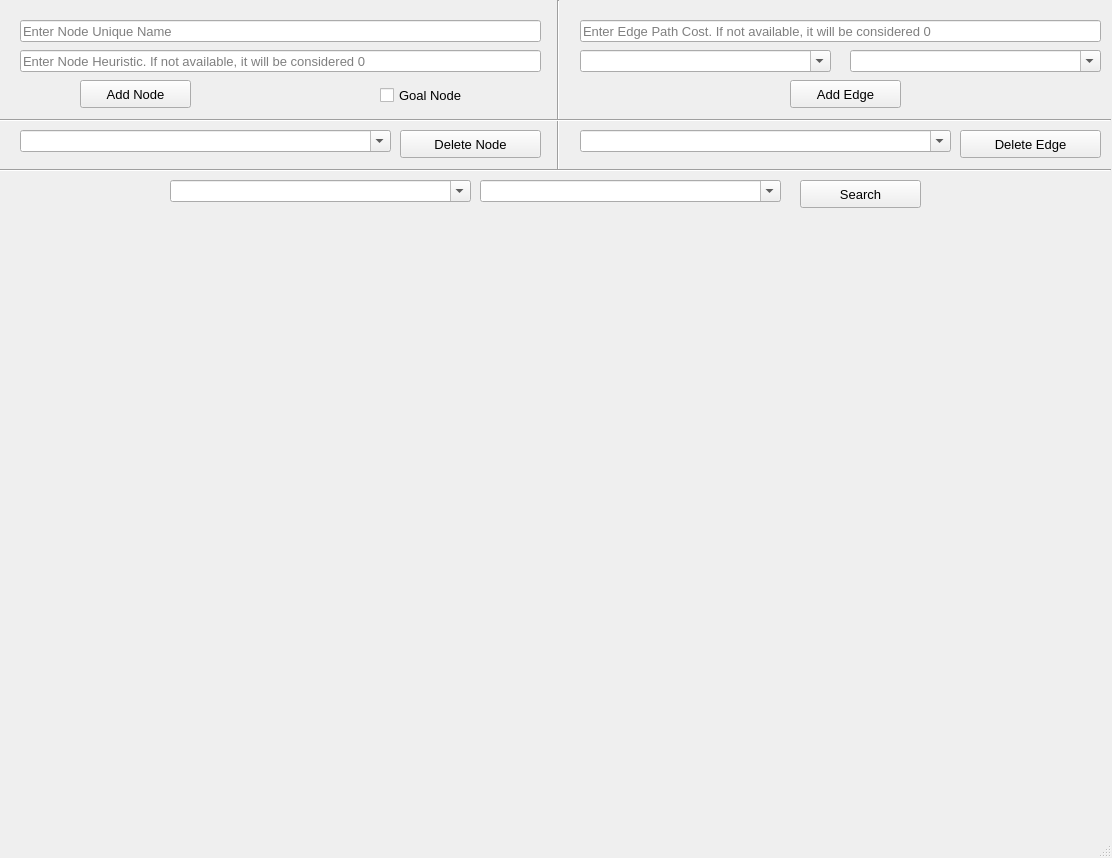
<?xml version="1.0" encoding="UTF-8"?>
<ui version="4.0">
 <class>MainWindow</class>
 <widget class="QMainWindow" name="MainWindow">
  <property name="geometry">
   <rect>
    <x>0</x>
    <y>0</y>
    <width>1112</width>
    <height>858</height>
   </rect>
  </property>
  <property name="sizePolicy">
   <sizepolicy hsizetype="Fixed" vsizetype="Fixed">
    <horstretch>0</horstretch>
    <verstretch>0</verstretch>
   </sizepolicy>
  </property>
  <property name="font">
   <font>
    <pointsize>10</pointsize>
   </font>
  </property>
  <property name="windowTitle">
   <string>Directed Graph</string>
  </property>
  <widget class="QWidget" name="centralwidget">
   <widget class="QLineEdit" name="nodeNameTxt">
    <property name="geometry">
     <rect>
      <x>20</x>
      <y>20</y>
      <width>521</width>
      <height>22</height>
     </rect>
    </property>
    <property name="placeholderText">
     <string>Enter Node Unique Name</string>
    </property>
   </widget>
   <widget class="Line" name="line">
    <property name="geometry">
     <rect>
      <x>550</x>
      <y>0</y>
      <width>16</width>
      <height>171</height>
     </rect>
    </property>
    <property name="orientation">
     <enum>Qt::Vertical</enum>
    </property>
   </widget>
   <widget class="QLineEdit" name="nodeHuerTxt">
    <property name="geometry">
     <rect>
      <x>20</x>
      <y>50</y>
      <width>521</width>
      <height>22</height>
     </rect>
    </property>
    <property name="placeholderText">
     <string>Enter Node Heuristic. If not available, it will be considered 0</string>
    </property>
   </widget>
   <widget class="QLineEdit" name="edPathCTxt">
    <property name="geometry">
     <rect>
      <x>580</x>
      <y>20</y>
      <width>521</width>
      <height>22</height>
     </rect>
    </property>
    <property name="placeholderText">
     <string>Enter Edge Path Cost. If not available, it will be considered 0</string>
    </property>
   </widget>
   <widget class="QComboBox" name="fromEdAddCom">
    <property name="geometry">
     <rect>
      <x>580</x>
      <y>50</y>
      <width>251</width>
      <height>22</height>
     </rect>
    </property>
    <property name="editable">
     <bool>true</bool>
    </property>
    <property name="placeholderText">
     <string>From Node</string>
    </property>
   </widget>
   <widget class="QComboBox" name="toEdAddCom">
    <property name="geometry">
     <rect>
      <x>850</x>
      <y>50</y>
      <width>251</width>
      <height>22</height>
     </rect>
    </property>
    <property name="editable">
     <bool>true</bool>
    </property>
    <property name="placeholderText">
     <string>To Node</string>
    </property>
   </widget>
   <widget class="QPushButton" name="adNodeBtn">
    <property name="geometry">
     <rect>
      <x>80</x>
      <y>80</y>
      <width>111</width>
      <height>28</height>
     </rect>
    </property>
    <property name="text">
     <string>Add Node</string>
    </property>
   </widget>
   <widget class="QPushButton" name="adEdgeBtn">
    <property name="geometry">
     <rect>
      <x>790</x>
      <y>80</y>
      <width>111</width>
      <height>28</height>
     </rect>
    </property>
    <property name="text">
     <string>Add Edge</string>
    </property>
   </widget>
   <widget class="Line" name="line_2">
    <property name="geometry">
     <rect>
      <x>0</x>
      <y>110</y>
      <width>1111</width>
      <height>20</height>
     </rect>
    </property>
    <property name="orientation">
     <enum>Qt::Horizontal</enum>
    </property>
   </widget>
   <widget class="QComboBox" name="delNodeCom">
    <property name="geometry">
     <rect>
      <x>20</x>
      <y>130</y>
      <width>371</width>
      <height>22</height>
     </rect>
    </property>
    <property name="editable">
     <bool>true</bool>
    </property>
    <property name="placeholderText">
     <string>Pick a Node to Delete</string>
    </property>
   </widget>
   <widget class="QPushButton" name="delNodeBtn">
    <property name="geometry">
     <rect>
      <x>400</x>
      <y>130</y>
      <width>141</width>
      <height>28</height>
     </rect>
    </property>
    <property name="text">
     <string>Delete Node</string>
    </property>
   </widget>
   <widget class="QComboBox" name="delEdCom">
    <property name="geometry">
     <rect>
      <x>580</x>
      <y>130</y>
      <width>371</width>
      <height>22</height>
     </rect>
    </property>
    <property name="editable">
     <bool>true</bool>
    </property>
    <property name="placeholderText">
     <string>Pick an Edge to Delete</string>
    </property>
   </widget>
   <widget class="QPushButton" name="delEdgeBtn">
    <property name="geometry">
     <rect>
      <x>960</x>
      <y>130</y>
      <width>141</width>
      <height>28</height>
     </rect>
    </property>
    <property name="text">
     <string>Delete Edge</string>
    </property>
   </widget>
   <widget class="Line" name="line_3">
    <property name="geometry">
     <rect>
      <x>0</x>
      <y>160</y>
      <width>1111</width>
      <height>20</height>
     </rect>
    </property>
    <property name="orientation">
     <enum>Qt::Horizontal</enum>
    </property>
   </widget>
   <widget class="QComboBox" name="startNodeCom">
    <property name="geometry">
     <rect>
      <x>170</x>
      <y>180</y>
      <width>301</width>
      <height>22</height>
     </rect>
    </property>
    <property name="editable">
     <bool>true</bool>
    </property>
    <property name="placeholderText">
     <string>Pick a Starting Node</string>
    </property>
   </widget>
   <widget class="QComboBox" name="searchAlgoCom">
    <property name="geometry">
     <rect>
      <x>480</x>
      <y>180</y>
      <width>301</width>
      <height>22</height>
     </rect>
    </property>
    <property name="editable">
     <bool>true</bool>
    </property>
    <property name="placeholderText">
     <string>Pick a Searching Algorithm</string>
    </property>
   </widget>
   <widget class="QPushButton" name="searchBtn">
    <property name="geometry">
     <rect>
      <x>800</x>
      <y>180</y>
      <width>121</width>
      <height>28</height>
     </rect>
    </property>
    <property name="text">
     <string>Search</string>
    </property>
   </widget>
   <widget class="QCheckBox" name="checkBox">
    <property name="geometry">
     <rect>
      <x>380</x>
      <y>80</y>
      <width>121</width>
      <height>31</height>
     </rect>
    </property>
    <property name="text">
     <string>Goal Node</string>
    </property>
   </widget>
  </widget>
  <widget class="QStatusBar" name="statusbar"/>
 </widget>
 <resources/>
 <connections/>
</ui>
